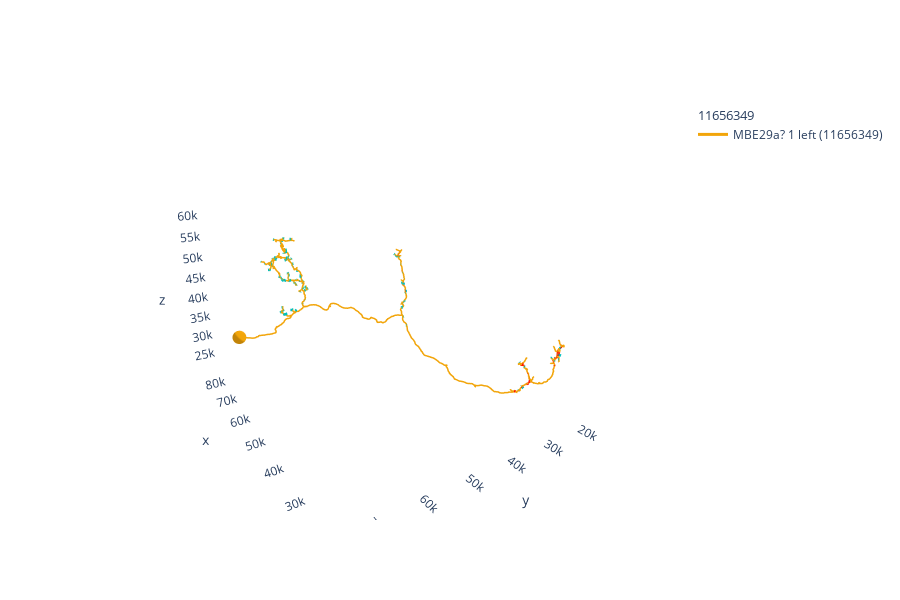

The notebook cell saved with this chart:
### Code cell
neuron.plot3d(connectors = True)

### Figure 1 — Plotly figure (JSON) as saved in the notebook; plotly's stock layout.template omitted (floating-point values rounded to 4 significant figures; data arrays with more than 128 entries replaced by an {"elided": "..."} marker saying what was removed)
{"data": [{"hoverinfo": "none", "hovertext": " ", "legendgroup": "11656349", "legendgrouptitle": {"text": "11656349"}, "line": {"color": "rgb(242,165,10)", "dash": "solid", "width": 3}, "mode": "lines", "name": "MBE29a? 1 left (11656349)", "opacity": 1, "showlegend": true, "type": "scatter3d", "x": {"elided": "2999 float values"}, "y": {"elided": "2999 float values"}, "z": {"elided": "2999 int values"}}, {"color": "rgb(242,165,10)", "hoverinfo": "name", "i": {"elided": "320 int values"}, "j": {"elided": "320 int values"}, "k": {"elided": "320 int values"}, "legendgroup": "11656349", "showlegend": false, "type": "mesh3d", "x": {"elided": "162 float values"}, "y": {"elided": "162 float values"}, "z": {"elided": "162 float values"}}, {"hoverinfo": "none", "legendgroup": "11656349", "line": {"color": "rgb(255, 0, 0)", "width": 5}, "mode": "lines", "name": "Presynapses of MBE29a? 1 left", "showlegend": false, "type": "scatter3d", "x": {"elided": "156 float values"}, "y": {"elided": "156 float values"}, "z": {"elided": "156 int values"}}, {"hoverinfo": "none", "legendgroup": "11656349", "line": {"color": "rgb(0, 191, 191)", "width": 5}, "mode": "lines", "name": "Postsynapses of MBE29a? 1 left", "showlegend": false, "type": "scatter3d", "x": {"elided": "402 float values"}, "y": {"elided": "402 float values"}, "z": {"elided": "402 int values"}}], "layout": {"autosize": true, "height": 600, "legend": {"bgcolor": "rgba(0,0,0,0)", "orientation": "v"}, "paper_bgcolor": "rgba(0,0,0,0)", "plot_bgcolor": "rgba(0,0,0,0)", "scene": {"aspectmode": "data", "aspectratio": {"x": 1, "y": 1, "z": 1}, "camera": {"eye": {"x": -1.743, "y": 1.071, "z": 0.71}, "up": {"x": 0, "y": 0, "z": 1}}, "xaxis": {"backgroundcolor": "rgb(240, 240, 240)", "gridcolor": "rgb(255, 255, 255)", "showbackground": false, "showgrid": false, "showline": false, "zerolinecolor": "rgb(255, 255, 255)"}, "yaxis": {"backgroundcolor": "rgb(240, 240, 240)", "gridcolor": "rgb(255, 255, 255)", "showbackground": false, "showgrid": false, "showline": false, "zerolinecolor": "rgb(255, 255, 255)"}, "zaxis": {"backgroundcolor": "rgb(240, 240, 240)", "gridcolor": "rgb(255, 255, 255)", "showbackground": false, "showgrid": false, "showline": false, "zerolinecolor": "rgb(255, 255, 255)"}}, "showlegend": true}}
